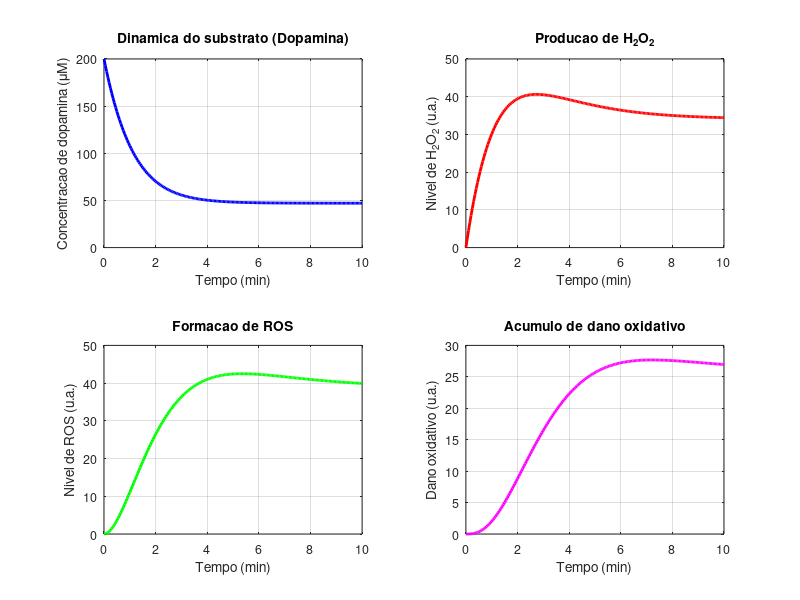

Write the MATLAB code that produced this figure.
% Projeto IC: Investigacao de MAO-B e Estresse Oxidativo
% Modelo baseado em Dopamina (S), H2O2 (H), ROS (R) e Dano Oxidativo (D)

clear all;
clc;
close all;

%% 1. DEFINICAO DO CENARIO

% Escolha uma das opcoes:
% 'Basal'
% 'MAOB_aumentada'
% 'Producao_dopamina_aumentada'
% 'Deficiencia_antioxidante'
% 'Reparo_reduzido'

cenario = 'Basal';


%% 2. PARAMETROS BASAIS DO MODELO

Km = 229;                  % Constante de Michaelis-Menten (uM)

Vmax_basal = 100;          % Velocidade maxima efetiva da reacao (uM/min)
P = 50;                    % Producao basal de dopamina (uM/min)
Ks = 0.7;                  % Remocao fisiologica adicional da dopamina (min^-1)

alpha = 1.0;               % Fator efetivo de formacao/conversao de H2O2
Kh = 0.5;                  % Remocao de H2O2 (min^-1)

beta = 0.8;                % Formacao efetiva de ROS (min^-1)
Kr = 0.7;                  % Neutralizacao de ROS (min^-1)

gamma = 0.6;               % Fator efetivo de formacao/conversao de dano
Kd = 0.9;                  % Reparo/remocao do dano oxidativo (min^-1)

Vmax_eff = Vmax_basal;


%% 3. ALTERACAO DOS PARAMETROS DE ACORDO COM O CENARIO

switch cenario

    case 'Basal'

        tempo_final = 10;


    case 'MAOB_aumentada'

        Vmax_eff = 500;
        tempo_final = 10;


    case 'Producao_dopamina_aumentada'

        P = 90;
        tempo_final = 10;


    case 'Deficiencia_antioxidante'

        Kh = 0.2;
        Kr = 0.3;
        tempo_final = 20;


    case 'Reparo_reduzido'

        Kd = 0.2;
        tempo_final = 20;


    otherwise

        error('Cenario nao reconhecido.');

end


%% 4. CONFIGURACAO NUMERICA

h = 0.05;                  % Passo temporal em minutos
                           % 0.05 min = 3 segundos

t = 0:h:tempo_final;

N = length(t);

% Matriz de variaveis:
%
% linha 1 -> S(t): dopamina, em uM
% linha 2 -> H(t): H2O2, em unidades arbitrarias
% linha 3 -> R(t): ROS, em unidades arbitrarias
% linha 4 -> D(t): dano oxidativo, em unidades arbitrarias

y = zeros(4, N);

S0 = 200;                  % uM
H0 = 0;                    % u.a.
R0 = 0;                    % u.a.
D0 = 0;                    % u.a.

y(:,1) = [S0; H0; R0; D0];


%% 5. SISTEMA DE EQUACOES DIFERENCIAIS

f = @(t,y) [

    P ...
    - (Vmax_eff * y(1) / (Km + y(1))) ...
    - Ks * y(1);

    alpha * (Vmax_eff * y(1) / (Km + y(1))) ...
    - Kh * y(2);

    beta * y(2) ...
    - Kr * y(3);

    gamma * y(3) ...
    - Kd * y(4)

];


%% 6. METODO DE RUNGE-KUTTA DE QUARTA ORDEM (RK4)

for i = 1:N-1

    k1 = f(t(i), y(:,i));

    k2 = f(t(i) + h/2, ...
           y(:,i) + (h/2)*k1);

    k3 = f(t(i) + h/2, ...
           y(:,i) + (h/2)*k2);

    k4 = f(t(i) + h, ...
           y(:,i) + h*k3);

    y(:,i+1) = y(:,i) ...
             + (h/6)*(k1 + 2*k2 + 2*k3 + k4);

end


%% 7. PLOTAGEM DOS RESULTADOS

figure;


subplot(2,2,1);

plot(t, y(1,:), 'b', 'LineWidth', 2);

title('Dinamica do substrato (Dopamina)');
xlabel('Tempo (min)');
ylabel('Concentracao de dopamina (\muM)');

grid on;
set(gca, 'FontSize', 9);


subplot(2,2,2);

plot(t, y(2,:), 'r', 'LineWidth', 2);

title('Producao de H_2O_2');
xlabel('Tempo (min)');
ylabel('Nivel de H_2O_2 (u.a.)');

grid on;
set(gca, 'FontSize', 9);


subplot(2,2,3);

plot(t, y(3,:), 'g', 'LineWidth', 2);

title('Formacao de ROS');
xlabel('Tempo (min)');
ylabel('Nivel de ROS (u.a.)');

grid on;
set(gca, 'FontSize', 9);


subplot(2,2,4);

plot(t, y(4,:), 'm', 'LineWidth', 2);

title('Acumulo de dano oxidativo');
xlabel('Tempo (min)');
ylabel('Dano oxidativo (u.a.)');

grid on;
set(gca, 'FontSize', 9);


%% 8. RESUMO DA SIMULACAO

fprintf('\n');
fprintf('Cenario: %s\n', cenario);
fprintf('Tempo final: %.1f min\n', tempo_final);
fprintf('\n');

fprintf('Valores finais:\n');
fprintf('S(t) = %.4f uM\n', y(1,end));
fprintf('H(t) = %.4f u.a.\n', y(2,end));
fprintf('R(t) = %.4f u.a.\n', y(3,end));
fprintf('D(t) = %.4f u.a.\n', y(4,end));
fprintf('\n');
